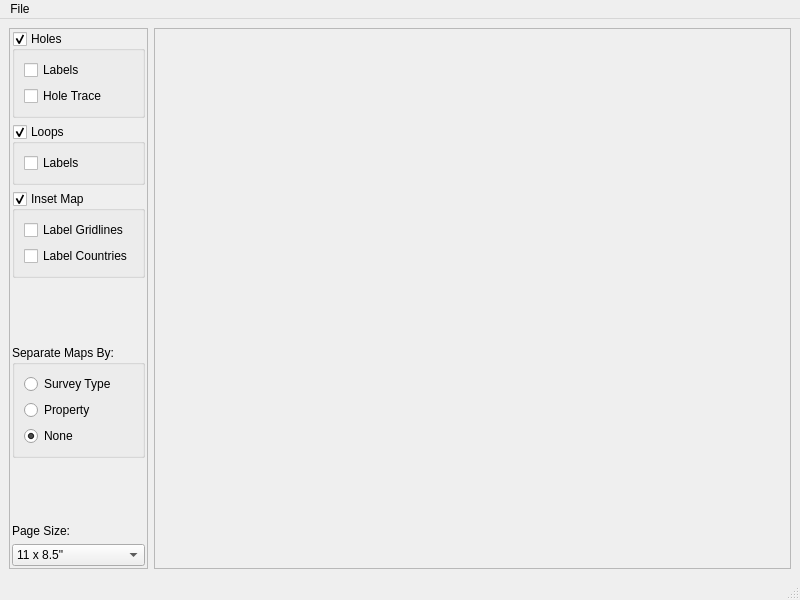
<?xml version="1.0" encoding="UTF-8"?>
<ui version="4.0">
 <class>MainWindow</class>
 <widget class="QMainWindow" name="MainWindow">
  <property name="geometry">
   <rect>
    <x>0</x>
    <y>0</y>
    <width>800</width>
    <height>600</height>
   </rect>
  </property>
  <property name="windowTitle">
   <string>MainWindow</string>
  </property>
  <widget class="QWidget" name="centralwidget">
   <layout class="QHBoxLayout" name="horizontalLayout">
    <item>
     <widget class="QFrame" name="frame">
      <property name="sizePolicy">
       <sizepolicy hsizetype="Maximum" vsizetype="Preferred">
        <horstretch>0</horstretch>
        <verstretch>0</verstretch>
       </sizepolicy>
      </property>
      <property name="frameShape">
       <enum>QFrame::StyledPanel</enum>
      </property>
      <property name="frameShadow">
       <enum>QFrame::Raised</enum>
      </property>
      <layout class="QVBoxLayout" name="verticalLayout_4">
       <property name="spacing">
        <number>6</number>
       </property>
       <property name="leftMargin">
        <number>2</number>
       </property>
       <property name="topMargin">
        <number>2</number>
       </property>
       <property name="rightMargin">
        <number>2</number>
       </property>
       <property name="bottomMargin">
        <number>2</number>
       </property>
       <item>
        <widget class="QGroupBox" name="groupBox">
         <property name="sizePolicy">
          <sizepolicy hsizetype="Preferred" vsizetype="Maximum">
           <horstretch>0</horstretch>
           <verstretch>0</verstretch>
          </sizepolicy>
         </property>
         <property name="title">
          <string>Holes</string>
         </property>
         <property name="checkable">
          <bool>true</bool>
         </property>
         <layout class="QVBoxLayout" name="verticalLayout_2">
          <item>
           <widget class="QCheckBox" name="label_holes_cbox">
            <property name="text">
             <string>Labels</string>
            </property>
           </widget>
          </item>
          <item>
           <widget class="QCheckBox" name="draw_hole_trace_cbox">
            <property name="text">
             <string>Hole Trace</string>
            </property>
           </widget>
          </item>
         </layout>
        </widget>
       </item>
       <item>
        <widget class="QGroupBox" name="draw_loops_cbox">
         <property name="sizePolicy">
          <sizepolicy hsizetype="Preferred" vsizetype="Maximum">
           <horstretch>0</horstretch>
           <verstretch>0</verstretch>
          </sizepolicy>
         </property>
         <property name="title">
          <string>Loops</string>
         </property>
         <property name="checkable">
          <bool>true</bool>
         </property>
         <layout class="QVBoxLayout" name="verticalLayout">
          <item>
           <widget class="QCheckBox" name="label_loops_cbox">
            <property name="text">
             <string>Labels</string>
            </property>
           </widget>
          </item>
         </layout>
        </widget>
       </item>
       <item>
        <widget class="QGroupBox" name="inset_map_box">
         <property name="title">
          <string>Inset Map</string>
         </property>
         <property name="checkable">
          <bool>true</bool>
         </property>
         <layout class="QVBoxLayout" name="verticalLayout_5">
          <item>
           <widget class="QCheckBox" name="label_inset_gridlines_cbox">
            <property name="text">
             <string>Label Gridlines</string>
            </property>
           </widget>
          </item>
          <item>
           <widget class="QCheckBox" name="label_inset_countries_cbox">
            <property name="text">
             <string>Label Countries</string>
            </property>
           </widget>
          </item>
         </layout>
        </widget>
       </item>
       <item>
        <spacer name="verticalSpacer_2">
         <property name="orientation">
          <enum>Qt::Vertical</enum>
         </property>
         <property name="sizeHint" stdset="0">
          <size>
           <width>20</width>
           <height>40</height>
          </size>
         </property>
        </spacer>
       </item>
       <item>
        <widget class="QGroupBox" name="groupBox_2">
         <property name="sizePolicy">
          <sizepolicy hsizetype="Preferred" vsizetype="Maximum">
           <horstretch>0</horstretch>
           <verstretch>0</verstretch>
          </sizepolicy>
         </property>
         <property name="title">
          <string>Separate Maps By:</string>
         </property>
         <layout class="QVBoxLayout" name="verticalLayout_3">
          <item>
           <widget class="QRadioButton" name="sep_by_survey">
            <property name="text">
             <string>Survey Type</string>
            </property>
           </widget>
          </item>
          <item>
           <widget class="QRadioButton" name="sep_by_property">
            <property name="text">
             <string>Property</string>
            </property>
           </widget>
          </item>
          <item>
           <widget class="QRadioButton" name="sep_by_none">
            <property name="text">
             <string>None</string>
            </property>
            <property name="checked">
             <bool>true</bool>
            </property>
           </widget>
          </item>
         </layout>
        </widget>
       </item>
       <item>
        <spacer name="verticalSpacer">
         <property name="orientation">
          <enum>Qt::Vertical</enum>
         </property>
         <property name="sizeHint" stdset="0">
          <size>
           <width>20</width>
           <height>40</height>
          </size>
         </property>
        </spacer>
       </item>
       <item>
        <widget class="QLabel" name="label">
         <property name="sizePolicy">
          <sizepolicy hsizetype="Preferred" vsizetype="Maximum">
           <horstretch>0</horstretch>
           <verstretch>0</verstretch>
          </sizepolicy>
         </property>
         <property name="text">
          <string>Page Size:</string>
         </property>
        </widget>
       </item>
       <item>
        <widget class="QComboBox" name="page_size_combo">
         <item>
          <property name="text">
           <string>11 x 8.5&quot;</string>
          </property>
         </item>
         <item>
          <property name="text">
           <string>18 x 11&quot;</string>
          </property>
         </item>
        </widget>
       </item>
      </layout>
     </widget>
    </item>
    <item>
     <widget class="QScrollArea" name="scrollArea">
      <property name="widgetResizable">
       <bool>true</bool>
      </property>
      <widget class="QWidget" name="scrollAreaWidgetContents">
       <property name="geometry">
        <rect>
         <x>0</x>
         <y>0</y>
         <width>651</width>
         <height>539</height>
        </rect>
       </property>
      </widget>
     </widget>
    </item>
   </layout>
  </widget>
  <widget class="QMenuBar" name="menubar">
   <property name="geometry">
    <rect>
     <x>0</x>
     <y>0</y>
     <width>800</width>
     <height>21</height>
    </rect>
   </property>
   <widget class="QMenu" name="menu_file">
    <property name="title">
     <string>File</string>
    </property>
    <addaction name="action_save_pdf"/>
   </widget>
   <addaction name="menu_file"/>
  </widget>
  <widget class="QStatusBar" name="statusbar"/>
  <action name="action_save_pdf">
   <property name="text">
    <string>Save PDF</string>
   </property>
  </action>
 </widget>
 <resources/>
 <connections/>
</ui>
